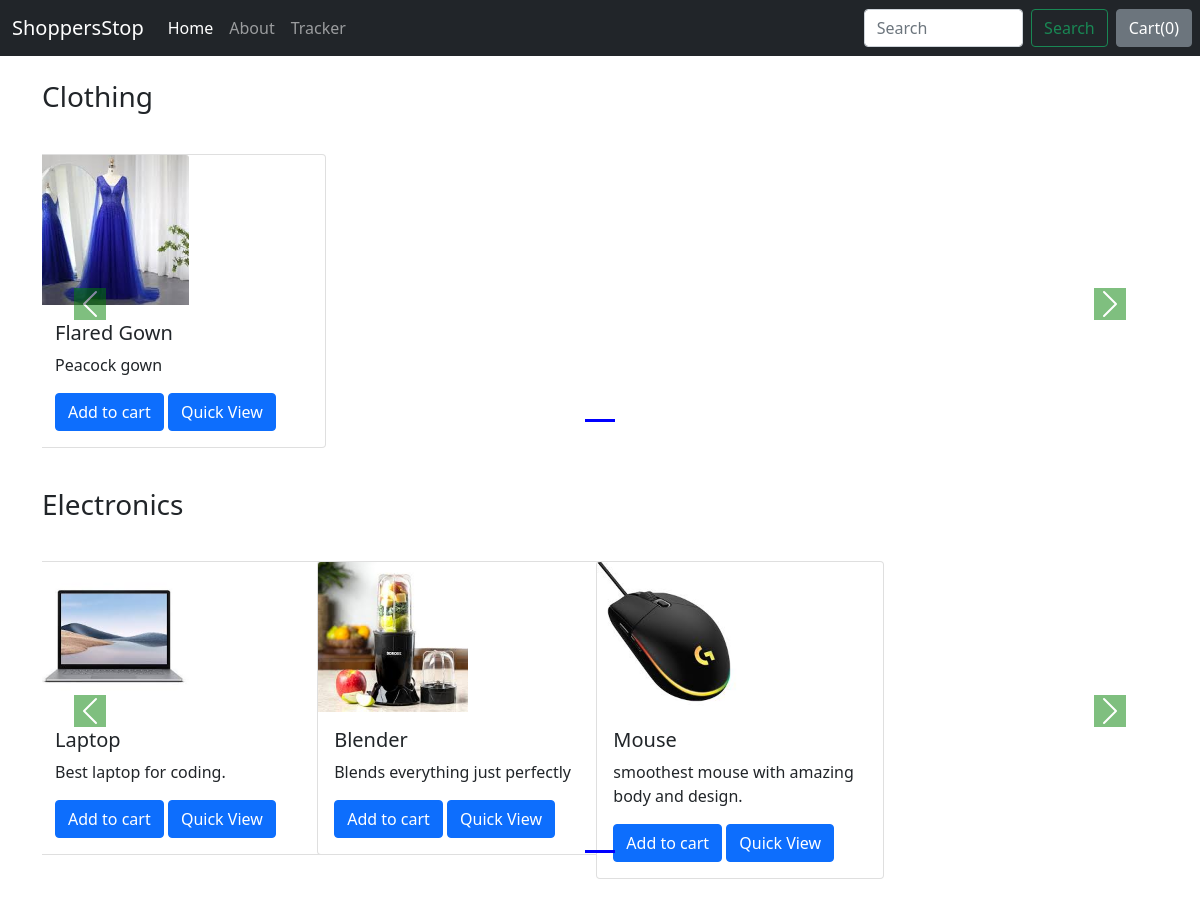
Page /shop/ (upper part) on the earlier database version.
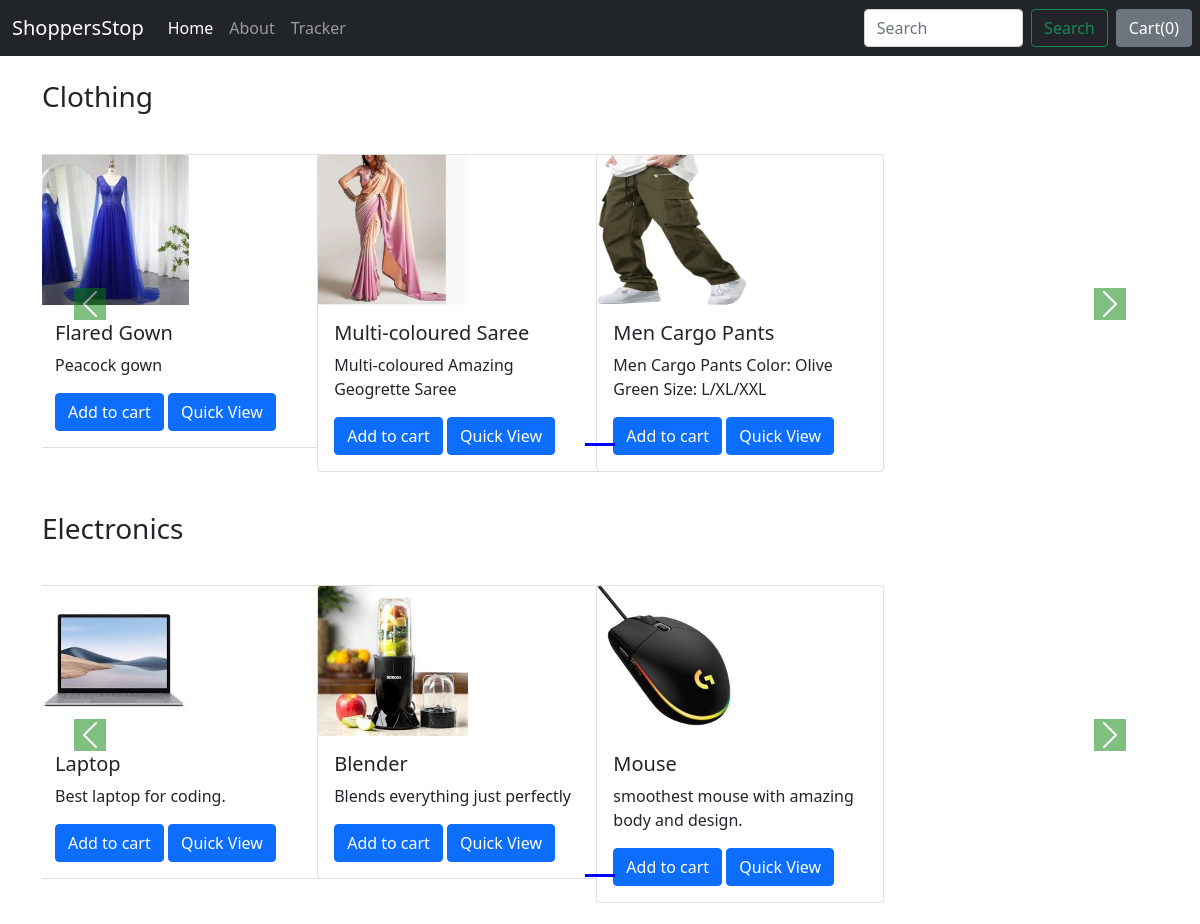
Same page on the later database version.
### shop/models.py (models this page shows, shortened)
class Product(models.Model):
    product_id = models.AutoField
    product_name = models.CharField(max_length=50)
    category = models.CharField(max_length=50,default="")
    subcategory = models.CharField(max_length=50,default="")
    price = models.IntegerField(default=0)
    desc = models.CharField(max_length=300)
    publish_date = models.DateField()
    image = models.ImageField(upload_to="shop/images",default="")

### shop/views.py (the view)
# urls.py: 2. Add a URL to urlpatterns:  path('', views.home, name='home')
def home(request):
    allProds = []
    catprods = Product.objects.values('category','id')
    cats = {item['category'] for item in catprods}
    for cat in cats:
        prod = Product.objects.filter(category=cat)
        n = len(prod)
        nslides = n//4 + ceil((n/4)-(n//4))
        allProds.append([prod, range(1,nslides),nslides])
    params = {'allProds':allProds}
    return render(request,"shop/home.html", params)

### shop/templates/shop/home.html (shortened to what this page needs)
{% extends 'shop/basic.html' %}
        {% load static %}
{% block body %}
{% load static %}
  <div class="container">
     {% for product, range, nslides in allProds %}
     <h3 class="my-4">{{product.0.category}}</h3>
     <div class="row">
    <div id = "demo{{forloop.counter}}" class="col carousel slide my-3" data-ride="carousel">
      <ul class="carousel-indicators">
        <li data-bs-target="#demo{{forloop.counter}}" data-bs-slide-to="0" class="active"></li>
      </ul>
      <div class="container carousel-inner no-padding">
        <div class="carousel-item active">
          {% for i in product %}
            <div class="col-xs-3 col-sm-3 col-md-3">
              <div class="card" style="width: 18rem;">
                <img src="/media/{{i.image}}"  class="card-img-top" alt="...">
                <div class="card-body">
                  <h5 class="card-title">{{i.product_name}}</h5>
                  <p class="card-text">{{i.desc}}</p>
                  <button id="pr{{i.id}}" class="btn btn-primary cart">Add to cart</button>
                  <a href="/shop/products/{{i.id}}"><button id="qv{{i.id}}" class="btn btn-primary cart">Quick View</button></a>
                </div>
              </div>
            </div>
          {% endfor %}
        </div>
      </div>
    </div>
      <a class = "carousel-control-prev" href="#demo{{forloop.counter}}" data-bs-slide="prev">
        <span class="carousel-control-prev-icon"></span>
      </a>
      <a class = "carousel-control-next" href="#demo{{forloop.counter}}" data-bs-slide="next">
        <span class="carousel-control-next-icon"></span>
      </a>
    </div>
    {% endfor %}
  </div>
{% endblock %}

### shop/templates/shop/basic.html (shortened to what this page needs)
<!doctype html>
<html lang="en">
  <head>
    <link href="https://cdn.jsdelivr.net/npm/bootstrap@5.0.2/dist/css/bootstrap.min.css" rel="stylesheet">
  </head>
  <body>
    <nav class="navbar navbar-expand-lg navbar-dark bg-dark">
        <div class="container-fluid">
          <a class="navbar-brand" href="/shop">ShoppersStop</a>
          <div class="collapse navbar-collapse" id="navbarNavAltMarkup">
            <div class="navbar-nav">
              <a class="nav-link active" aria-current="page" href="/shop">Home</a>
              <a class="nav-link" href="/shop/about">About</a>
              <a class="nav-link" href="/shop/tracker">Tracker</a>
            </div>
          </div>
        </div>
        <form class="d-flex">
            <input class="form-control me-2" type="search" placeholder="Search" aria-label="Search">
            <button class="btn btn-outline-success" type="submit">Search</button>
          </form>
          <button type="button" class="btn btn-secondary mx-2" id="popcart" data-container="body"
          data-toggle="popover" data-placement="bottom" data-content="Vivamus sagittis lacus vel augue laoreet rutrum faucibus.">Cart(<span id="Cart">0</span>)</button>
      </nav>
      {% block body %} {% endblock %}
  </body>
</html>

Differences in the rows shown:
added Product: image (picture), product_name "Multi-coloured Saree", desc "Multi-coloured Amazing Geogrette Saree", shown under "Clothing"
added Product: image (picture), product_name "Men Cargo Pants", desc "Men Cargo Pants Color: Olive Green Size: L/XL/XXL", shown under "Clothing"
